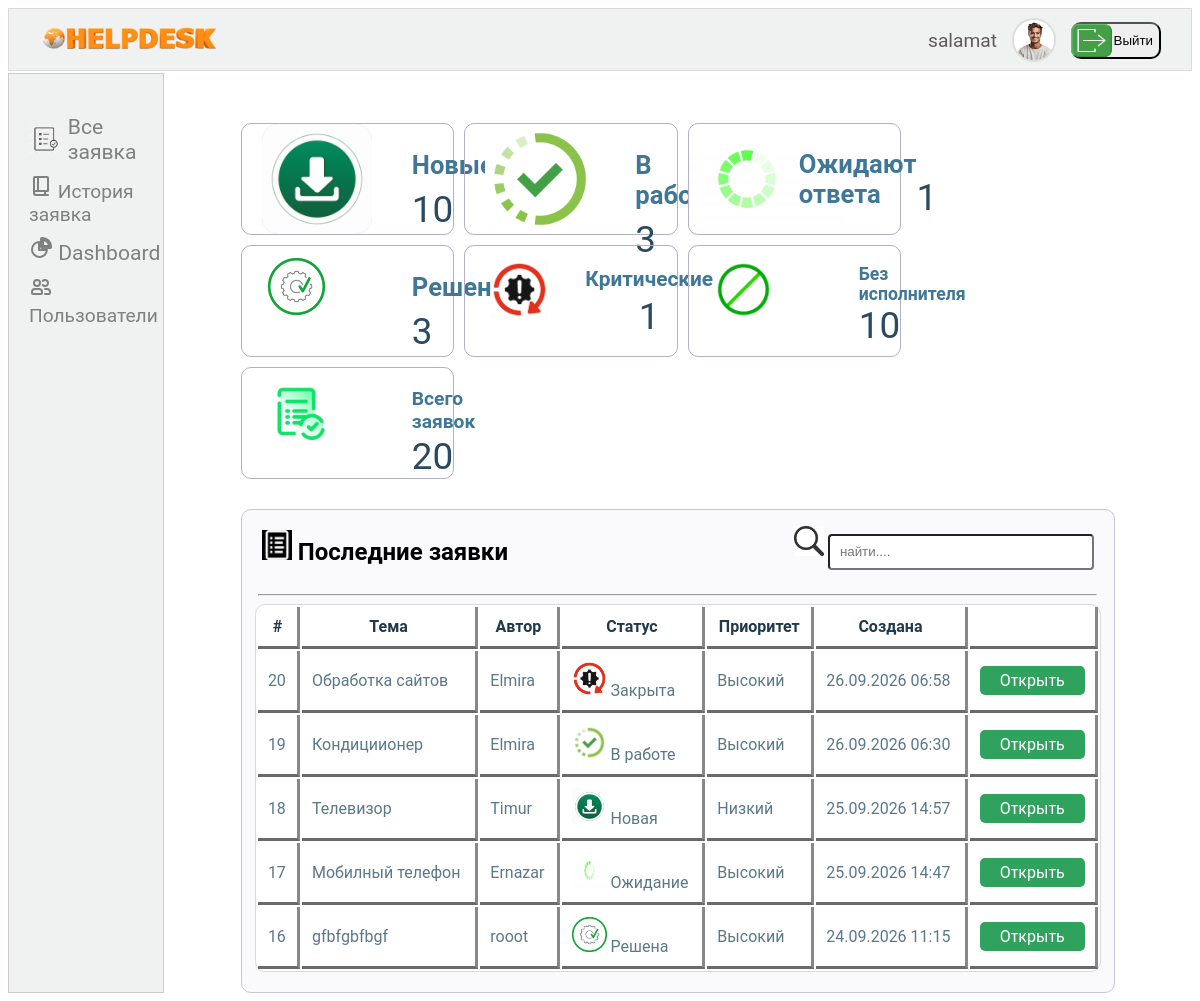
The page /dashboard/statistics (signed in) on the database its author committed.
### users/models.py (models this page shows, shortened)
class User(AbstractUser):
    class Roles(models.TextChoices):
        CLIENT = 'client', 'Клиент'
        SUPPORT = 'support', 'Сотрудник поддержки'
        ADMIN = 'admin', 'Администратор'
    role = models.CharField(max_length=10, choices=Roles.choices, default=Roles.CLIENT)
    photo = models.ImageField(upload_to='users/%Y/%m/%d', null=True, blank=True, verbose_name='Фотография')
    birth_date = models.DateField(blank=True, null=True, verbose_name='Дата рождения')
    ONLINE_THRESHOLD = timedelta(minutes=15)

### helpdeskside/models.py (models this page shows, shortened)
class Ticket(models.Model):
    class Status(models.TextChoices):
        NEW = 'NEW', 'Новая'
        IN_PROGRESS = 'IN_PROGRESS', 'В работе'
        WAITING = 'WT', 'Ожидание'
        RESOLVED = 'RL', 'Решена'
        CLOSED = 'CL', 'Закрыта'
    class Priority(models.TextChoices):
        LOW = 'LOW', 'Низкий'
        MEDIUM = 'MEDIUM', 'Средний'
        HIGH = 'HIGH', 'Высокий'
        CRITICAL = 'CRITICAL', 'Критический'
    title = models.CharField(max_length=250, verbose_name='Заголовка')
    description = models.TextField(verbose_name='Описание')
    author = models.ForeignKey(
        settings.AUTH_USER_MODEL,
        on_delete=models.CASCADE,
        related_name='created_tickets')
    assigned_to = models.ForeignKey(
        Employee,
        on_delete=models.SET_NULL,
        null=True,
        blank=True,
        related_name='tickets'
    )
    status = models.CharField(max_length=12, choices=Status.choices, default=Status.NEW)
    priority = models.CharField(max_length=8, choices=Priority.choices, default=Priority.LOW, verbose_name='Приоритет')
    created = models.DateTimeField(auto_now_add=True)
    updated = models.DateTimeField(auto_now=True)
    class Meta:
        ordering = ['-created']

### helpdeskside/views.py (the view)
# urls.py: path('dashboard/statistics', views.dashboard_statistic, name='dashboard_statistics'),
@login_required
@role_required('support', 'admin')
def dashboard_statistic(request):
    stats = Ticket.objects.aggregate(
        total=Count('id'),
        new=Count('id', filter=Q(status=Ticket.Status.NEW)),
        in_progress=Count('id', filter=Q(status=Ticket.Status.IN_PROGRESS)),
        waiting=Count('id', filter=Q(status=Ticket.Status.WAITING)),
        resolved=Count('id', filter=Q(status=Ticket.Status.RESOLVED)),
        closed=Count('id', filter=Q(status=Ticket.Status.CLOSED)),
        critical=Count('id', filter=Q(priority=Ticket.Priority.CRITICAL)),
        unassigned=Count('id', filter=Q(assigned_to__isnull=True)),
        my_tickets=Count('id', filter=Q(assigned_to__user=request.user)),
    )
    users_count = User.objects.count()
    support_count = User.objects.filter(role=User.Roles.SUPPORT).count()
    latest_tickets = Ticket.objects.select_related(
        'author', 'assigned_to'
    ).order_by('-created')[:5]
    context = {
        **stats,
        'users_count': users_count,
        'support_count': support_count,
        'latest_tickets': latest_tickets,
    }
    return render(request, 'helpdeskside/dashboard_statistic.html', context)

### helpdeskside/templates/helpdeskside/dashboard_statistic.html (shortened to what this page needs)
{% extends "users/admin_dashboard.html" %}
{% load static %}
{% block dashboard_content %}
<div class="dashboard-page">
    <div class="dashboard-page-inner">
        <header class="status-inform-grid">
            <a href="{% url 'helpdeskside:all_tickets' %}?status=NEW" class="status-card-new">
                <div class="status-inner">
                    <h3 style="font-size: 1.6em">Новые</h3>
                    <p class="stat-number">{{ new }}</p>
                </div>
            </a>
            <a href="{% url 'helpdeskside:all_tickets' %}?status=IN_PROGRESS" class="status-card-work">
                <div class="status-inner">
                    <h3 style="font-size: 1.6em">В работе</h3>
                    <p class="stat-number">{{ in_progress }}</p>
                </div>
            </a>
            <a href="{% url 'helpdeskside:all_tickets' %}?status=WT" class="status-card-waiting">
                <div class="status-waiting-inner">
                    <h3 style="font-size: 1.6em">Ожидают ответа</h3>
                    <p class="stat-number" style="margin-top: 73px">{{ waiting }}</p>
                </div>
            </a>
            <a href="{% url 'helpdeskside:all_tickets' %}?status=RL" class="status-card-resolved">
                <div class="status-inner">
                    <h3 style="font-size: 1.6em">Решены</h3>
                    <p class="stat-number">{{ resolved }}</p>
                </div>
            </a>
            <a href="{% url 'helpdeskside:all_tickets' %}?priority=CRITICAL" class="status-card-critical">
                <div class="status-inner-critical">
                    <h3 style="font-size: 1.3em">Критические</h3>
                    <p class="stat-number">{{ critical }}</p>
                </div>
            </a>
            <a href="{% url 'helpdeskside:all_tickets' %}?assigned=none" class="status-card-unassigned">
                <div class="status-inner">
                    <h3 style="font-size: 1.1em">Без исполнителя</h3>
                    <p class="stat-number">{{ unassigned }}</p>
                </div>
            </a>
            <div class="status-card-total-ticket">
                <div class="status-inner">
                    <h3 style="font-size: 1.2em">Всего заявок</h3>
                    <p class="stat-number">{{ total }}</p>
                </div>
            </div>
        </header>
        <div class="dashboard-latest-ticket">
            <div class="dashboard-latest-ticket-title">
                <h2 style="margin-left: 20px"><img src="/static/images/list4.png" style="height: 30px"> Последние заявки
                </h2>
                <div class="dashboard-latest-ticket-item">
                    <img src="/static/images/search-images13 .png" style="height: 30px;"> <input type="text"
                                                                                                 placeholder="найти...."
                                                                                                 class="my-tickets-input">
                </div>
            </div>
            <hr style="width: 96%">
            <table cellpadding="10" class="dashboard-statistic-table">
                <thead>
                <tr>
                    <th>#</th>
                    <th>Тема</th>
                    <th>Автор</th>
                    <th>Статус</th>
                    <th>Приоритет</th>
                    <th>Создана</th>
                    <th></th>
                </tr>
                </thead>
                <tbody>
                {% for t in latest_tickets %}
                <tr>
                    <td>{{ t.pk }}</td>
                    <td>{{ t.title }}</td>
                    <td>{{ t.author }}</td>
                    <td class="status-cell">
                        <img src="{% static 'images/statuses/' %}{{ t.status|lower }}.png"
                             alt="{{ t.get_status_display }}"
                             class="status-icon"
                             title="{{ t.get_status_display }}"
                             style="width: 35px" height="35px">
                        {{ t.get_status_display }}
                    </td>
                    <td>{{ t.get_priority_display }}</td>
                    <td>{{ t.created|date:"d.m.Y H:i" }}</td>
                    <td style="width: 100px">
                        <a href="{% url 'helpdeskside:employee_ticket_detail' t.pk %}"
                           class="dashboard-latest-ticket-open">Открыть</a>
                    </td>
                </tr>
                {% empty %}
                <tr>
                    <td colspan="7">Заявок пока нет</td>
                </tr>
                {% endfor %}
                </tbody>
            </table>
        </div>
    </div>
</div>
{% endblock %}

### users/templates/users/admin_dashboard.html (shortened to what this page needs)
{% extends "helpdeskside/base.html" %}
{% load static %}
{% block content %}
<div class="admin-page">
    <header class="main-header-top-for-support">
        <nav class="navbar-for-admin">
            <a href="{% url 'helpdeskside:home' %}"><img src="/static/images/helpdesk.png" width="180" height="120"
                                                         style="margin-top: 10px"></a>
            <aside class="users-autenticate">
                {% if user.is_authenticated %}
                <a href="{% url 'users:profile'%}" class="users-information">{{ user.username }}</a>
                {% if user.photo %}
                <img src="{{ user.photo.url }}" alt="{{ user.username }}" class="user-avatar">
                {% else %}
                <img src="{% static 'images/default-avatar.png' %}" alt="{{ user.username }}" class="user-avatar">
                {% endif %}
                <div class="logout-side">
                    <form method="post" action="{% url 'users:logout' %}">
                        <button type="submit" class="logout-btn"><img src="/static/images/logout4.png"
                                                                      style="margin-left: -10px" width="80px"
                                                                      height="37px">Выйти
                        </button>
                    </form>
                </div>
                {% else %}
                <a href="{% url 'users:login' %}" class="users-information">Войти</a>
                <a href="{% url 'users:register' %}" class="users-information">Регистрация</a>
                {% endif %}
            </aside>
        </nav>
    </header>
    <main class="admin-page-inner">
        <aside class="admin-ticket-row">
            <div class="employee-ticket-row-inner">
                <img src="/static/images/all-orders.png" style="height: 30px" class="employee-ticket-row-img">
                <a href="{% url 'helpdeskside:all_tickets' %}" class="employee-ticket-url">Все заявка</a>
            </div>
            <a href="{% url 'helpdeskside:history_tickets' %}" class="history-ticket-url">
                История заявка</a>
            <a href="{% url 'helpdeskside:dashboard_statistics' %}" class="employee-ticket-url">
                Dashboard</a>
            <a href="{% url 'users:users_list' %}" style="color: gray">
                Пользователи</a>
        </aside>
        <div class="employee-ticket-inform">
            <section class="dashboard-content">
                {% block dashboard_content %}{% endblock %}
            </section>
        </div>
    </main>
</div>
{% endblock %}

### rows shown on the page
User: username "salamat", photo (picture)
Ticket: pk "20", title "Обработка сайтов", author "Elmira", shows a picture, status "Закрыта", priority "Высокий", created "26.09.2026 06:58"
Ticket: pk "19", title "Кондициионер", author "Elmira", shows a picture, status "В работе", priority "Высокий", created "26.09.2026 06:30"
Ticket: pk "18", title "Телевизор", author "Timur", shows a picture, status "Новая", priority "Низкий", created "25.09.2026 14:57"
Ticket: pk "17", title "Мобилный телефон", author "Ernazar", shows a picture, status "Ожидание", priority "Высокий", created "25.09.2026 14:47"
Ticket: pk "16", title "gfbfgbfbgf", author "rooot", shows a picture, status "Решена", priority "Высокий", created "24.09.2026 11:15"

### other values the page prints
{{ new }} "10"
{{ in_progress }} "3"
{{ waiting }} "1"
{{ resolved }} "3"
{{ critical }} "1"
{{ unassigned }} "10"
{{ total }} "20"
